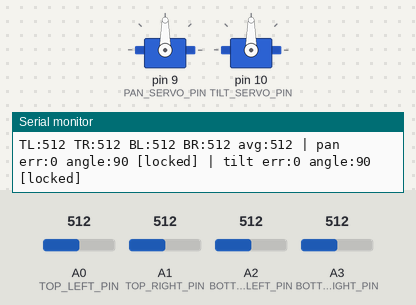
Bench run of a sketch on a simulated Arduino Uno, built with avr-gcc and run on an emulated ATmega328P. Shown: 2 × servo, the last lines printed to the serial monitor. Inputs (shaded band) come from the test bench; at power-on: A0 (TOP_LEFT_PIN) = 512, A1 (TOP_RIGHT_PIN) = 512, A3 (BOTTOM_RIGHT_PIN) = 512, A2 (BOTTOM_LEFT_PIN) = 512.

Above: at 1.7 s.
1.8 s: A0 (TOP_LEFT_PIN) set to 565
3.3 s: A0 (TOP_LEFT_PIN) set to 591
At 4.0 s:
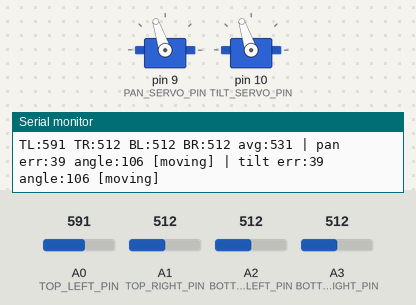
At 4.52 s:
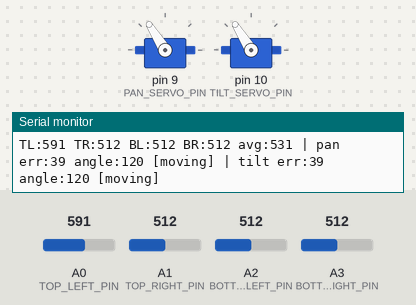
6.3 s: A1 (TOP_RIGHT_PIN) set to 593
At 6.3 s:
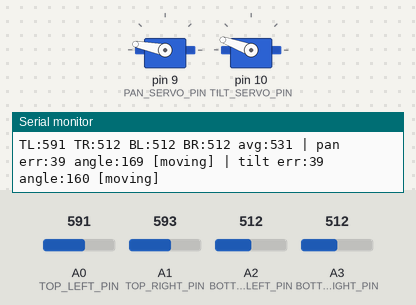
8.5 s: A1 (TOP_RIGHT_PIN) set to 616
11.5 s: A3 (BOTTOM_RIGHT_PIN) set to 532
13.0 s: A3 (BOTTOM_RIGHT_PIN) set to 559
At 13.72 s:
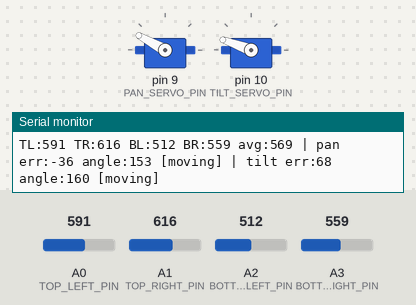
Timing chart, 0 to 19.0 s (numbered marks = the images above; inputs shaded):
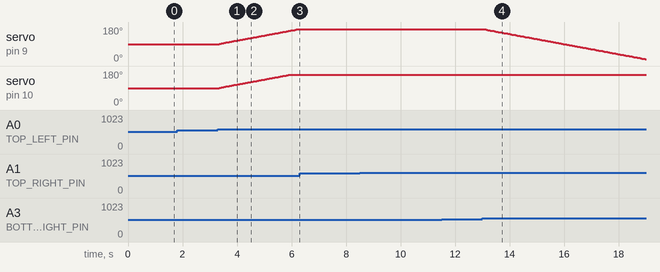

The sketch:

SolarTracker.ino
```cpp
// Dual-servo solar tracker for the Arduino Uno R3 (ATmega328P).
//
// HOW IT WORKS
// ------------
// A small solar panel sits on a 3D-printed pan/tilt mount moved by two
// servos: one turns the panel left/right (pan), the other tips it up/down
// (tilt). Mounted above the panel is a "+" shaped set of walls that splits
// the space into four corners, with one light sensor (photoresistor / LDR)
// sitting in each corner:
//
//                      TOP
//              +--------+--------+
//              |        #        |
//              |   TL   #   TR   |
//              |        #        |
//              ##########+########   <- "+" walls
//              |        #        |
//              |   BL   #   BR   |
//              |        #        |
//              +--------+--------+
//                    BOTTOM
//
// When the sun is straight in front of the panel, the walls cast no shadow
// and all four sensors see the same amount of light. When the sun is off to
// one side, the walls shade the sensors on the far side. The tracker:
//   - compares LEFT  (TL + BL) with RIGHT  (TR + BR) and turns the pan servo
//     toward the brighter side
//   - compares TOP   (TL + TR) with BOTTOM (BL + BR) and tips the tilt servo
//     toward the brighter side
// one small step at a time, until both pairs are balanced again.
//
// WIRING
// ------
// Each light sensor is wired as a voltage divider with a 10k resistor:
//
//     5V ---[ LDR ]---+--- analog pin
//                     |
//                  [ 10k ]
//                     |
//                    GND
//
//   Top-left     LDR -> A0
//   Top-right    LDR -> A1
//   Bottom-left  LDR -> A2
//   Bottom-right LDR -> A3
//   (more light = higher reading, 0-1023)
//
//   Pan  servo signal (orange/yellow) -> pin 9
//   Tilt servo signal (orange/yellow) -> pin 10
//   Both servos: red -> 5V, brown/black -> GND
//
// Two servos can pull more current than USB gives. If the board resets or
// the servos twitch, power the servos from a separate 5V supply (4xAA or a
// 5V 2A adapter) and connect that supply's GND to the Arduino's GND.

#include <Arduino.h>
#include <Servo.h>

// ---------------------------------------------------------------------------
// Pins
// ---------------------------------------------------------------------------
const int TOP_LEFT_PIN = A0;
const int TOP_RIGHT_PIN = A1;
const int BOTTOM_LEFT_PIN = A2;
const int BOTTOM_RIGHT_PIN = A3;

const int PAN_SERVO_PIN = 9;
const int TILT_SERVO_PIN = 10;

// ---------------------------------------------------------------------------
// Settings you can tune
// ---------------------------------------------------------------------------

// Servo angle limits. Keep these away from the servos' hard stops and from
// any angle where the 3D-printed mount, panel or wires would collide.
const int PAN_MIN_ANGLE = 10;
const int PAN_MAX_ANGLE = 170;
const int PAN_START_ANGLE = 90;

const int TILT_MIN_ANGLE = 20;
const int TILT_MAX_ANGLE = 160;
const int TILT_START_ANGLE = 90;

// If a servo moves AWAY from the light instead of toward it, flip its
// setting to true (depends on which way the servo is mounted).
const bool REVERSE_PAN = false;
const bool REVERSE_TILT = false;

// An axis starts moving once its two sides differ by more than
// START_DEADBAND and stops once they differ by less than STOP_DEADBAND.
// The gap between the two stops the panel jittering back and forth.
// Raise both numbers if it still twitches when facing the sun.
const int START_DEADBAND = 30;
const int STOP_DEADBAND = 10;

// How far each servo moves per step, and how long to wait between steps.
// Small, slow steps keep the panel steady and the current draw low.
const int STEP_DEGREES = 1;
const unsigned long STEP_DELAY_MS = 30;

// Night mode: when the average light drops below DARK_THRESHOLD the tracker
// stops moving, and it starts again once the light rises above
// LIGHT_THRESHOLD. Watch the "avg" value in the Serial Monitor in the dark
// and in sunlight to pick good numbers.
const int DARK_THRESHOLD = 50;
const int LIGHT_THRESHOLD = 80;

// Switch a servo's signal off after it has been still for IDLE_DETACH_MS.
// This stops the servos humming and saves power. Set to false if the panel
// sags when the servo lets go (e.g. a heavy panel on the tilt servo).
const bool DETACH_WHEN_IDLE = true;
const unsigned long IDLE_DETACH_MS = 1000;

// How often to print readings to the Serial Monitor (9600 baud).
const unsigned long PRINT_INTERVAL_MS = 250;

// ---------------------------------------------------------------------------
// Servo axis
// ---------------------------------------------------------------------------

Servo panServo;
Servo tiltServo;

// One servo plus everything it needs to track on its own.
struct Axis {
  const char *name;
  Servo *servo;
  int pin;
  int minAngle;
  int maxAngle;
  bool reversed;
  int angle;
  bool moving;
  unsigned long lastMoveMs;
};

Axis pan = {"pan", &panServo, PAN_SERVO_PIN, PAN_MIN_ANGLE, PAN_MAX_ANGLE,
            REVERSE_PAN, PAN_START_ANGLE, false, 0};
Axis tilt = {"tilt", &tiltServo, TILT_SERVO_PIN, TILT_MIN_ANGLE,
             TILT_MAX_ANGLE, REVERSE_TILT, TILT_START_ANGLE, false, 0};

bool nightMode = false;
unsigned long lastPrintMs = 0;

// Send a servo to an angle, reattaching it first if it was switched off.
void setAngle(Axis &axis, int angle) {
  axis.angle = constrain(angle, axis.minAngle, axis.maxAngle);
  // Write before attach so the servo starts at the right angle instead of
  // jumping to the library's default 90 degrees first.
  axis.servo->write(axis.angle);
  if (!axis.servo->attached()) {
    axis.servo->attach(axis.pin);
  }
  axis.lastMoveMs = millis();
}

// Move one axis a step toward the brighter side if it is out of balance.
// "error" is positive when the side that INCREASES the angle is brighter.
void trackAxis(Axis &axis, int error) {
  int size = abs(error);

  if (nightMode) {
    axis.moving = false;
  } else if (!axis.moving && size > START_DEADBAND) {
    axis.moving = true;
  } else if (axis.moving && size < STOP_DEADBAND) {
    axis.moving = false;
  }

  if (axis.moving) {
    int step = (error > 0) ? STEP_DEGREES : -STEP_DEGREES;
    if (axis.reversed) {
      step = -step;
    }
    int target = constrain(axis.angle + step, axis.minAngle, axis.maxAngle);
    if (target != axis.angle) {
      setAngle(axis, target);
    }
  }

  if (DETACH_WHEN_IDLE && axis.servo->attached() &&
      millis() - axis.lastMoveMs > IDLE_DETACH_MS) {
    axis.servo->detach();
  }
}

// ---------------------------------------------------------------------------
// Light sensors
// ---------------------------------------------------------------------------

// Read a sensor a few times and average it to smooth out noise.
int readSensor(int pin) {
  long sum = 0;
  for (int i = 0; i < 4; i++) {
    sum += analogRead(pin);
  }
  return sum / 4;
}

// ---------------------------------------------------------------------------
// Serial Monitor output
// ---------------------------------------------------------------------------

void printAxis(const Axis &axis, int error) {
  Serial.print(axis.name);
  Serial.print(" err:");
  Serial.print(error);
  Serial.print(" angle:");
  Serial.print(axis.angle);
  Serial.print(nightMode ? " [night]" : axis.moving ? " [moving]" : " [locked]");
}

void printStatus(int tl, int tr, int bl, int br, int avg, int panError,
                 int tiltError) {
  Serial.print("TL:");
  Serial.print(tl);
  Serial.print(" TR:");
  Serial.print(tr);
  Serial.print(" BL:");
  Serial.print(bl);
  Serial.print(" BR:");
  Serial.print(br);
  Serial.print(" avg:");
  Serial.print(avg);
  Serial.print(" | ");
  printAxis(pan, panError);
  Serial.print(" | ");
  printAxis(tilt, tiltError);
  Serial.println();
}

// ---------------------------------------------------------------------------
// Main program
// ---------------------------------------------------------------------------

void setup() {
  Serial.begin(9600);
  Serial.println("Dual-servo solar tracker starting");
  setAngle(pan, PAN_START_ANGLE);
  setAngle(tilt, TILT_START_ANGLE);
  delay(500);  // give the servos time to reach their start angles
}

void loop() {
  int tl = readSensor(TOP_LEFT_PIN);
  int tr = readSensor(TOP_RIGHT_PIN);
  int bl = readSensor(BOTTOM_LEFT_PIN);
  int br = readSensor(BOTTOM_RIGHT_PIN);

  // Average each pair (rather than adding) so the deadbands mean the same
  // thing as comparing two single sensors.
  int left = (tl + bl) / 2;
  int right = (tr + br) / 2;
  int top = (tl + tr) / 2;
  int bottom = (bl + br) / 2;
  int avg = (tl + tr + bl + br) / 4;

  if (nightMode && avg > LIGHT_THRESHOLD) {
    nightMode = false;
  } else if (!nightMode && avg < DARK_THRESHOLD) {
    nightMode = true;
  }

  int panError = left - right;   // positive = left side brighter
  int tiltError = top - bottom;  // positive = top side brighter

  trackAxis(pan, panError);
  trackAxis(tilt, tiltError);

  if (millis() - lastPrintMs >= PRINT_INTERVAL_MS) {
    lastPrintMs = millis();
    printStatus(tl, tr, bl, br, avg, panError, tiltError);
  }

  delay(STEP_DELAY_MS);
}
```

Measured:
- the behaviour switches between 573 and 574 on A0 (TOP_LEFT_PIN) (found by bisection; images 0 and 1)
- the behaviour switches between 547 and 548 on A3 (BOTTOM_RIGHT_PIN) (found by bisection; images 3 and 4)
- after the input at 3.3 s, servo on pin 9 (PAN_SERVO_PIN): moves from 90° to 169° over 2.9 s, starting after 0.05 s; servo on pin 10 (TILT_SERVO_PIN): moves from 90° to 160° over 2.6 s, starting after 0.05 s
- after the input at 6.3 s, servo on pin 9 (PAN_SERVO_PIN): stays 169° (without the input it goes to 170° after 0.01 s)
- after the input at 13.0 s, servo on pin 9 (PAN_SERVO_PIN): moves from 169° to 10° over 5.9 s, starting after 0.06 s
